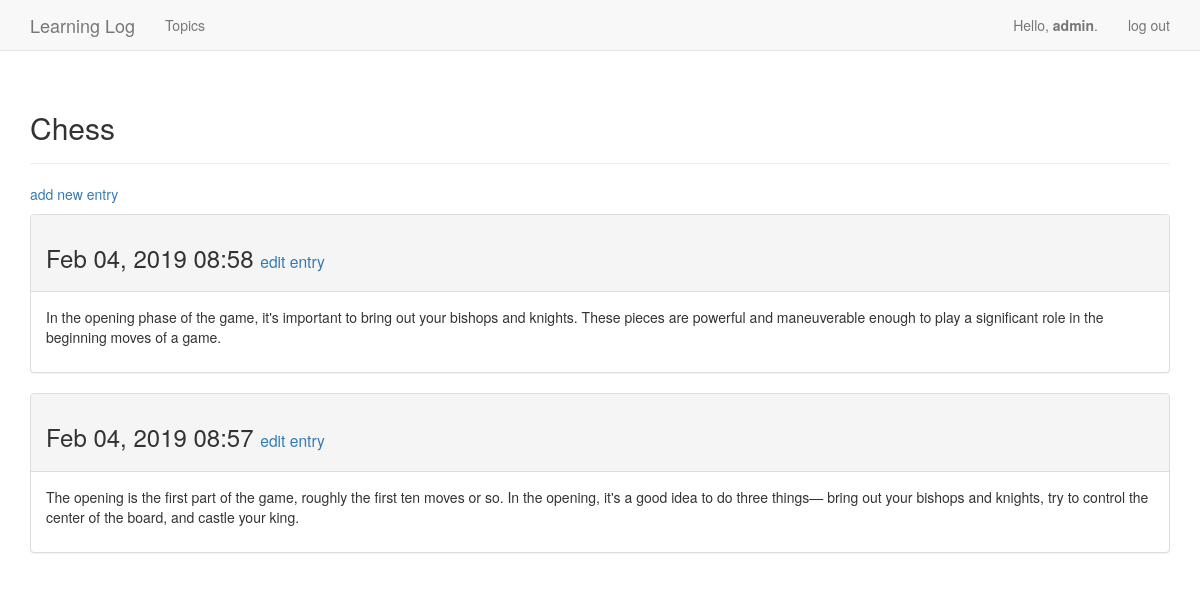
/topics/1 (signed in), run on the app's committed database.
### learning_logs/models.py (models this page shows, shortened)
class Topic(models.Model):
    text = models.CharField(max_length=200)
    date_added = models.DateTimeField(auto_now_add=True)
    owner = models.ForeignKey(User, on_delete=models.CASCADE)
    def __str__(self):
        return self.text

class Entry(models.Model):
    topic = models.ForeignKey(Topic, on_delete=models.CASCADE)
    text = models.TextField()
    date_added = models.DateTimeField(auto_now_add=True)
    class Meta:
        verbose_name_plural = 'entries'

### learning_logs/views.py (the view)
# urls.py: path('topics/<int:topic_id>', views.topic, name='topic'),
@login_required
def topic(request, topic_id):
    topic = Topic.objects.get(id=topic_id)
    if topic.owner != request.user:
        raise Http404
    entries = topic.entry_set.order_by('-date_added')
    context = {'topic': topic, 'entries': entries}
    return render(request, 'learning_logs/topic.html', context)

### learning_logs/templates/learning_logs/topic.html
{% extends "learning_logs/base.html" %}
{% block header %}
  <h2>{{ topic }}</h2>
{% endblock header %}
{% block content %}
  <p>
    <a href="{% url 'learning_logs:new_entry' topic.id %}">add new entry</a>
  </p>
  {% for entry in entries %}
    <div class="panel panel-default">
      <div class="panel-heading">
        <h3>
          {{ entry.date_added|date:"M d, Y H:i" }}
          <small>
            <a href="{% url 'learning_logs:edit_entry' entry.id %}">edit
              entry</a>
          </small>
        </h3>
      </div>
      <div class="panel-body">
        {{ entry.text|linebreaks }}
      </div>
    </div>
  {% empty %}
    <li>
      There are no entries for this topic yet.
    </li>
  {% endfor %}
{% endblock content %}

### learning_logs/templates/learning_logs/base.html (shortened to what this page needs)
{% load bootstrap3 %}
<!DOCTYPE html>
<html lang="en">
<head>
    {% bootstrap_css %}
</head>
<body>
<nav class="navbar navbar-default navbar-static-top">
  <div class="container">
    <div class="navbar-header">
      <a class="navbar-brand" href="{% url 'learning_logs:index' %}">Learning Log</a>
    </div>
    <div id="navbar" class="navbar-collapse collapse">
      <ul class="nav navbar-nav">
        <li><a href="{% url 'learning_logs:topics' %}">Topics</a></li>
      </ul>
      <ul class="nav navbar-nav navbar-right">
        {% if user.is_authenticated %}
          <li><a>Hello, <b>{{ user.username }}</b>.</a></li>
          <li><a href="{% url 'users:logout' %}">log out</a></li>
        {% else %}
          <li><a href="{% url 'users:register' %}">register</a></li>
          <li><a href="{% url 'users:login' %}">log in</a></li>
        {% endif %}
      </ul>
    </div>
  </div>
</nav>
<div class="container">
  <div class="page-header">
    {% block header %}{% endblock %}
  </div>
  <div>
    {% block content %}{% endblock %}
  </div>
</div>
</body>
</html>

### data on the page
Topic: text "Chess"
Entry: date_added "Feb 04, 2019 08:58", text "In the opening phase of the game, it's important to bring out your bishops and knights. These pieces are powerful and maneuverable enough to play a significant role in the beginning moves of a game."
Entry: date_added "Feb 04, 2019 08:57", text "The opening is the first part of the game, roughly the first ten moves or so. In the opening, it's a good idea to do three things— bring out your bishops and knights, try to control the center of the board, and castle your king."

### other printed values
{{ user.username }} "admin"
